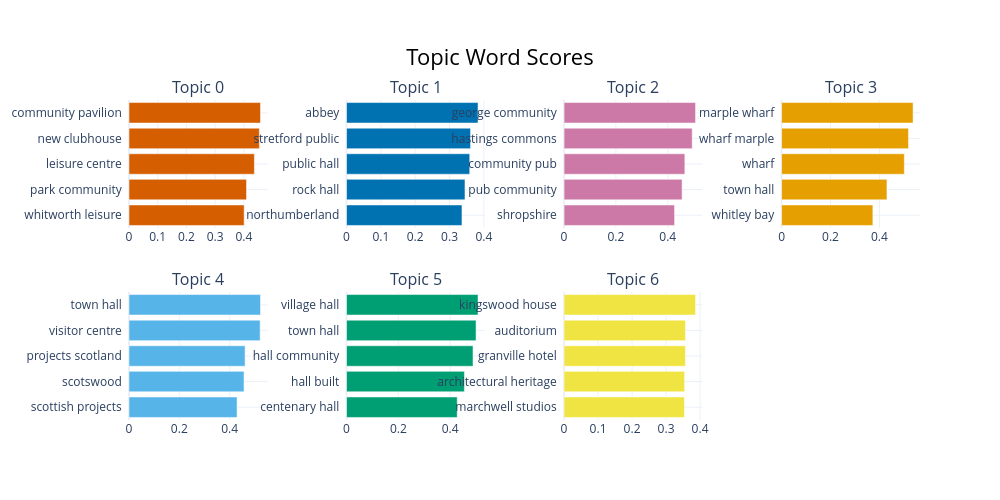

Notebook code for this chart:
### Code cell
topic_model.visualize_barchart()

### Figure 1 — Plotly figure (JSON) as saved in the notebook; plotly's stock layout.template omitted (floating-point values rounded to 4 significant figures)
{"data": [{"marker": {"color": "#D55E00"}, "orientation": "h", "type": "bar", "x": [0.401, 0.4092, 0.4367, 0.454, 0.4581], "xaxis": "x", "y": ["whitworth leisure  ", "park community  ", "leisure centre  ", "new clubhouse  ", "community pavilion  "], "yaxis": "y"}, {"marker": {"color": "#0072B2"}, "orientation": "h", "type": "bar", "x": [0.3362, 0.345, 0.3588, 0.3612, 0.383], "xaxis": "x2", "y": ["northumberland  ", "rock hall  ", "public hall  ", "stretford public  ", "abbey  "], "yaxis": "y2"}, {"marker": {"color": "#CC79A7"}, "orientation": "h", "type": "bar", "x": [0.4264, 0.4554, 0.4661, 0.4944, 0.5074], "xaxis": "x3", "y": ["shropshire  ", "pub community  ", "community pub  ", "hastings commons  ", "george community  "], "yaxis": "y3"}, {"marker": {"color": "#E69F00"}, "orientation": "h", "type": "bar", "x": [0.3733, 0.4307, 0.5019, 0.5189, 0.5376], "xaxis": "x4", "y": ["whitley bay  ", "town hall  ", "wharf  ", "wharf marple  ", "marple wharf  "], "yaxis": "y4"}, {"marker": {"color": "#56B4E9"}, "orientation": "h", "type": "bar", "x": [0.4295, 0.4572, 0.4614, 0.5212, 0.5227], "xaxis": "x5", "y": ["scottish projects  ", "scotswood  ", "projects scotland  ", "visitor centre  ", "town hall  "], "yaxis": "y5"}, {"marker": {"color": "#009E73"}, "orientation": "h", "type": "bar", "x": [0.4272, 0.455, 0.4881, 0.4998, 0.5075], "xaxis": "x6", "y": ["centenary hall  ", "hall built  ", "hall community  ", "town hall  ", "village hall  "], "yaxis": "y6"}, {"marker": {"color": "#F0E442"}, "orientation": "h", "type": "bar", "x": [0.3541, 0.3545, 0.3569, 0.3571, 0.3867], "xaxis": "x7", "y": ["marchwell studios  ", "architectural heritage  ", "granville hotel  ", "auditorium  ", "kingswood house  "], "yaxis": "y7"}], "layout": {"annotations": [{"font": {"size": 16}, "showarrow": false, "text": "Topic 0", "x": 0.0875, "xanchor": "center", "xref": "paper", "y": 1, "yanchor": "bottom", "yref": "paper"}, {"font": {"size": 16}, "showarrow": false, "text": "Topic 1", "x": 0.3625, "xanchor": "center", "xref": "paper", "y": 1, "yanchor": "bottom", "yref": "paper"}, {"font": {"size": 16}, "showarrow": false, "text": "Topic 2", "x": 0.6375, "xanchor": "center", "xref": "paper", "y": 1, "yanchor": "bottom", "yref": "paper"}, {"font": {"size": 16}, "showarrow": false, "text": "Topic 3", "x": 0.9125, "xanchor": "center", "xref": "paper", "y": 1, "yanchor": "bottom", "yref": "paper"}, {"font": {"size": 16}, "showarrow": false, "text": "Topic 4", "x": 0.0875, "xanchor": "center", "xref": "paper", "y": 0.4, "yanchor": "bottom", "yref": "paper"}, {"font": {"size": 16}, "showarrow": false, "text": "Topic 5", "x": 0.3625, "xanchor": "center", "xref": "paper", "y": 0.4, "yanchor": "bottom", "yref": "paper"}, {"font": {"size": 16}, "showarrow": false, "text": "Topic 6", "x": 0.6375, "xanchor": "center", "xref": "paper", "y": 0.4, "yanchor": "bottom", "yref": "paper"}], "height": 500, "hoverlabel": {"bgcolor": "white", "font": {"family": "Rockwell", "size": 16}}, "showlegend": false, "title": {"font": {"color": "Black", "size": 22}, "text": "Topic Word Scores", "x": 0.5, "xanchor": "center", "yanchor": "top"}, "width": 1000, "xaxis": {"anchor": "y", "domain": [0, 0.175], "showgrid": true}, "xaxis2": {"anchor": "y2", "domain": [0.275, 0.45], "showgrid": true}, "xaxis3": {"anchor": "y3", "domain": [0.55, 0.725], "showgrid": true}, "xaxis4": {"anchor": "y4", "domain": [0.825, 1], "showgrid": true}, "xaxis5": {"anchor": "y5", "domain": [0, 0.175], "showgrid": true}, "xaxis6": {"anchor": "y6", "domain": [0.275, 0.45], "showgrid": true}, "xaxis7": {"anchor": "y7", "domain": [0.55, 0.725], "showgrid": true}, "xaxis8": {"anchor": "y8", "domain": [0.825, 1], "showgrid": true}, "yaxis": {"anchor": "x", "domain": [0.6, 1], "showgrid": true}, "yaxis2": {"anchor": "x2", "domain": [0.6, 1], "showgrid": true}, "yaxis3": {"anchor": "x3", "domain": [0.6, 1], "showgrid": true}, "yaxis4": {"anchor": "x4", "domain": [0.6, 1], "showgrid": true}, "yaxis5": {"anchor": "x5", "domain": [0, 0.4], "showgrid": true}, "yaxis6": {"anchor": "x6", "domain": [0, 0.4], "showgrid": true}, "yaxis7": {"anchor": "x7", "domain": [0, 0.4], "showgrid": true}, "yaxis8": {"anchor": "x8", "domain": [0, 0.4], "showgrid": true}}}
